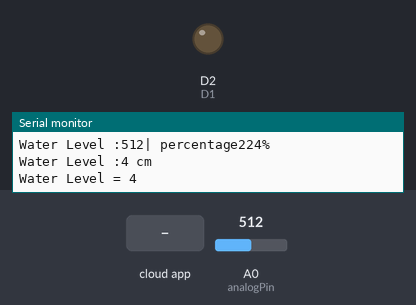
Simulated run of this sketch. Board: ESP8266 (NodeMCU). Parts: output pins drawn as LEDs (lit = HIGH), the last lines printed to the serial monitor. The test bench sets the inputs (shaded band); at power-on: A0 (analogPin) = 512. WiFi joins after 1.5 s; servers stay silent unless stated; the Firebase database answers and starts empty.

Above: at 2.7 s.
2.8 s: the phone or cloud app sets Status to 1
At 3.8 s:
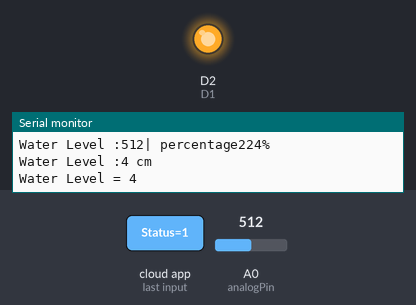
4.6 s: the phone or cloud app sets Status to 0
At 7.1 s:
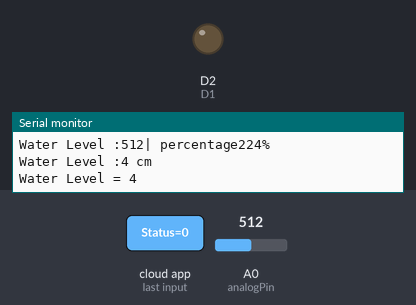
Timing chart, 0 to 8.6 s (numbered marks = the images above; inputs shaded):
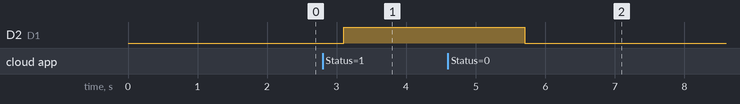

The sketch:

ESP1_for_motor_and_waterlevel.ino
```cpp
#include <ESP8266WiFi.h>
#include <FirebaseESP8266.h>
#define FIREBASE_HOST "https://demo1-c3308-default-rtdb.firebaseio.com/"                          // the project name address from firebase id
#define FIREBASE_AUTH "f3IxtJ4sRP1ai03ysrjstJhK5QnRVZTKGYZcOR2q"            // the secret key generated from firebase
#define WIFI_SSID "Jazz-LTE-F457"
#define WIFI_PASSWORD "00909929"
int value1;
int D1 =4;
int analogPin = A0;
int waterlevel;
int map_low=230;
int map_high=5;
int percentage;
int level;
int percentage_of_water;
FirebaseData firebaseData;
void setup()
{
  Serial.begin(115200);

  pinMode(D1,OUTPUT);
  digitalWrite(D1,LOW);
  WiFi.begin(WIFI_SSID,WIFI_PASSWORD);
  Serial.print("connecting");
  while (WiFi.status()!=WL_CONNECTED)
  {
    Serial.print(".");
    delay(500);
  }
  Serial.println();
  Serial.print("connected:");
  Serial.println(WiFi.localIP());
  Firebase.begin(FIREBASE_HOST, FIREBASE_AUTH);   // connect to firebase
  }

void loop() {
  waterlevel=analogRead(A0);
  percentage_of_water = map(waterlevel, map_low, map_high, 100,0 );
  Serial.print("Water Level :");
  Serial.print(waterlevel);
  Serial.print("| percentage");
  Serial.print(percentage_of_water);
  Serial.println("%");

   if(percentage_of_water>=0 && percentage_of_water<25)
  {Serial.println("Water Level :0 cm");
  level=0;
  }
   else if(percentage_of_water>=25 && percentage_of_water<50)
   {Serial.println("Water Level :1 cm");
   level=1;
   }
   else if(percentage_of_water>=50 && percentage_of_water<75)
   {Serial.println("Water Level :2 cm");
   level=2;
   }
   else if(percentage_of_water>=75 && percentage_of_water<100)
   {Serial.println("Water Level :3 cm");
   level=3;
   }
   else if(percentage_of_water>=100)
   {Serial.println("Water Level :4 cm");
   level=4;
   }
if (Firebase.setString(firebaseData, "/WaterLevel", String(level) )) {    // On successful Write operation, function returns 1
               Serial.print("Water Level = ");
               Serial.println(level);
               Serial.println("\n");
               delay(500);
     }
if(Firebase.getString(firebaseData,"/Status"))
    {
      if(firebaseData.dataType()=="string")
      {
        value1=firebaseData.stringData().toInt();
        if(value1==0)
        {
          digitalWrite(D1,LOW);
          Serial.println("Motor 1 OFF");
        }
        if(value1==1)
       {
       digitalWrite(D1,HIGH);
       Serial.println("Motor 1 ON");
       delay(500);
       }
      }

    }

}
```

Measured:
- after the input at 2.8 s, D2 (D1): LOW → HIGH after 0.30 s
- after the input at 4.6 s, D2 (D1): HIGH → LOW after 1.1 s
